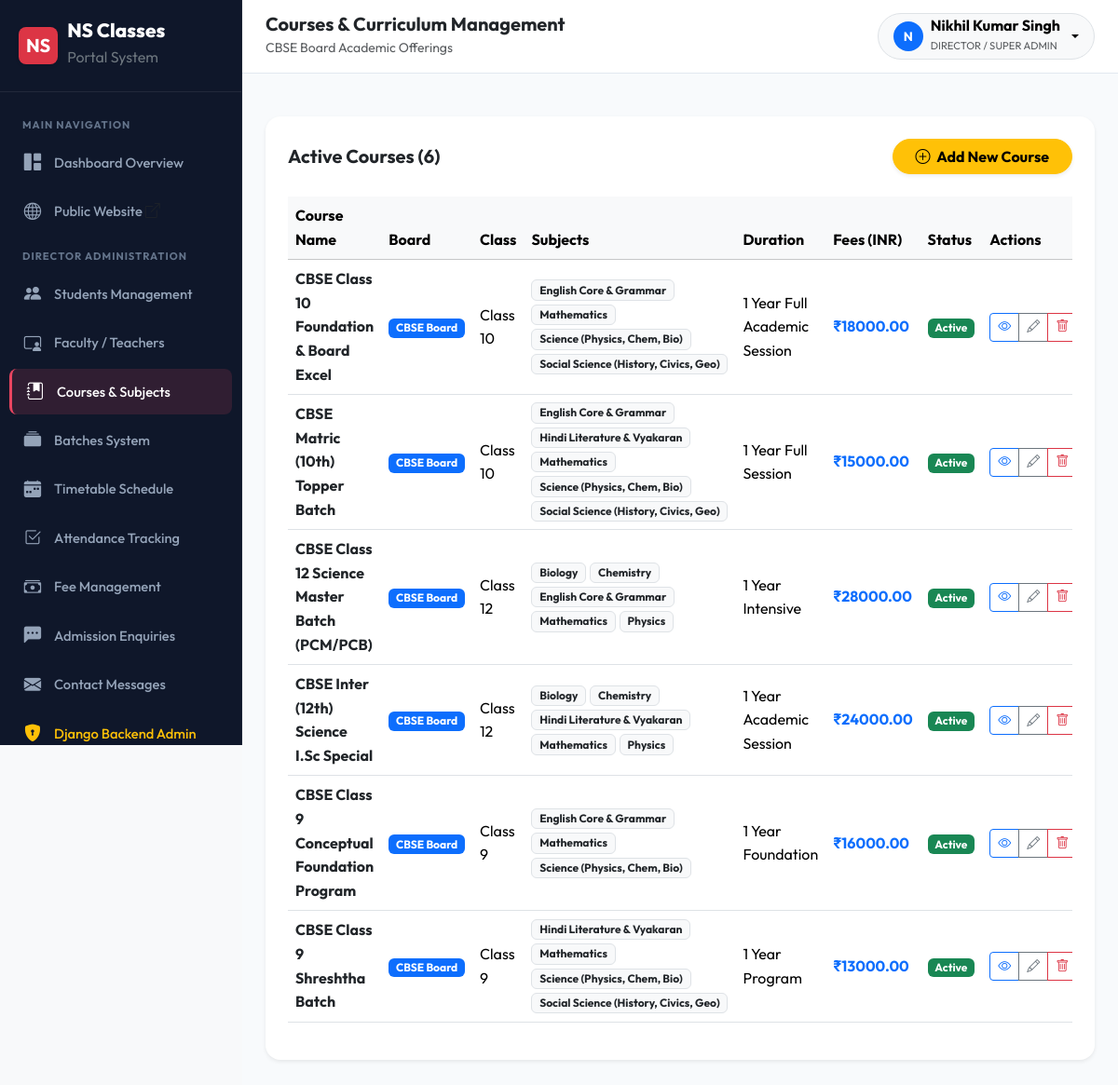
/manage-courses/manage/ (signed in), run on the app's committed database.
### courses/models.py (models this page shows, shortened)
class Course(models.Model):
    BOARD_CHOICES = [
        ('CBSE', 'CBSE Board'),
    ]
    CLASS_CHOICES = [(str(i), f'Class {i}') for i in range(6, 13)]
    name = models.CharField(max_length=200)
    description = models.TextField()
    board = models.CharField(max_length=10, choices=BOARD_CHOICES)
    class_level = models.CharField(max_length=5, choices=CLASS_CHOICES, verbose_name='Class')
    subjects = models.ManyToManyField(Subject, related_name='courses')
    duration = models.CharField(max_length=50, help_text='e.g. 1 Year, 6 Months')
    fees = models.DecimalField(max_digits=10, decimal_places=2, help_text='Course fee in INR')
    image = models.ImageField(upload_to='courses/', blank=True, null=True)
    is_active = models.BooleanField(default=True)
    created_at = models.DateTimeField(auto_now_add=True)
    updated_at = models.DateTimeField(auto_now=True)
    class Meta:
        ordering = ['board', 'class_level', 'name']
        verbose_name = 'Course'
        verbose_name_plural = 'Courses'

class Subject(models.Model):
    name = models.CharField(max_length=100)
    code = models.CharField(max_length=10, unique=True)
    description = models.TextField(blank=True)
    icon = models.CharField(max_length=50, blank=True, help_text='Bootstrap icon class e.g. bi-calculator')
    class Meta:
        ordering = ['name']

### courses/views.py (the view)
# urls.py: path('manage/', views.course_manage_list, name='manage_list'),
@login_required
def course_manage_list(request):
    if not is_admin(request.user):
        messages.error(request, "Permission denied.")
        return redirect('dashboard:home')
    courses = Course.objects.prefetch_related('subjects').all()
    subjects = Subject.objects.all()
    return render(request, 'courses/course_manage_list.html', {
        'courses': courses,
        'subjects': subjects,
    })

### courses/views.py (called while the page is built)
def is_admin(user):
    return user.is_superuser or (hasattr(user, 'profile') and user.profile.role == 'admin')

### templates/courses/course_manage_list.html (shortened to what this page needs)
{% extends 'base_dashboard.html' %}
{% load static %}
{% block page_title %}Courses & Curriculum Management{% endblock %}
{% block page_subtitle %}CBSE Board Academic Offerings{% endblock %}
{% block dashboard_body %}
<div class="card border-0 shadow-sm rounded-4 p-4 bg-white mb-4">
    <div class="d-flex justify-content-between align-items-center mb-4">
        <h5 class="fw-bold mb-0">Active Courses ({{ courses.count }})</h5>
        <a href="{% url 'courses:create' %}" class="btn btn-warning fw-bold rounded-pill px-4 shadow-sm">
            <i class="bi bi-plus-circle me-1"></i> Add New Course
        </a>
    </div>
    <div class="table-responsive">
        <table class="table table-hover align-middle">
            <thead class="table-light">
                <tr>
                    <th>Course Name</th>
                    <th>Board</th>
                    <th>Class</th>
                    <th>Subjects</th>
                    <th>Duration</th>
                    <th>Fees (INR)</th>
                    <th>Status</th>
                    <th>Actions</th>
                </tr>
            </thead>
            <tbody>
                {% for c in courses %}
                    <tr>
                        <td class="fw-bold text-dark">{{ c.name }}</td>
                        <td>
                            <span class="badge {% if c.board == 'CBSE' %}bg-primary{% else %}bg-success{% endif %}">
                                {{ c.get_board_display }}
                            </span>
                        </td>
                        <td>Class {{ c.class_level }}</td>
                        <td>
                            <div class="d-flex flex-wrap gap-1">
                                {% for sub in c.subjects.all %}
                                    <span class="badge bg-light text-dark border small">{{ sub.name }}</span>
                                {% endfor %}
                            </div>
                        </td>
                        <td>{{ c.duration }}</td>
                        <td class="fw-bold text-primary">₹{{ c.fees }}</td>
                        <td>
                            {% if c.is_active %}
                                <span class="badge bg-success">Active</span>
                            {% else %}
                                <span class="badge bg-secondary">Inactive</span>
                            {% endif %}
                        </td>
                        <td>
                            <div class="btn-group btn-group-sm">
                                <a href="{% url 'website:course_detail' c.pk %}" class="btn btn-outline-primary" target="_blank" title="View Public"><i class="bi bi-eye"></i></a>
                                <a href="{% url 'courses:update' c.pk %}" class="btn btn-outline-secondary" title="Edit"><i class="bi bi-pencil"></i></a>
                                <a href="{% url 'courses:delete' c.pk %}" class="btn btn-outline-danger" title="Delete"><i class="bi bi-trash"></i></a>
                            </div>
                        </td>
                    </tr>
                {% empty %}
                    <tr><td colspan="8" class="text-center text-muted py-5">No courses created yet.</td></tr>
                {% endfor %}
            </tbody>
        </table>
    </div>
</div>
{% endblock %}

### templates/base_dashboard.html (shortened to what this page needs)
{% load static %}
<!DOCTYPE html>
<html lang="en">
<head>
    <link href="https://cdn.jsdelivr.net/npm/bootstrap@5.3.3/dist/css/bootstrap.min.css" rel="stylesheet">
    <link rel="stylesheet" href="https://cdn.jsdelivr.net/npm/bootstrap-icons@1.11.3/font/bootstrap-icons.min.css">
    <link rel="stylesheet" href="{% static 'css/style.css' %}">
</head>
<body class="bg-light">
    <div class="dashboard-wrapper">
        <aside class="dashboard-sidebar" id="dashboardSidebar">
            <div class="sidebar-brand">
                <span class="d-inline-flex align-items-center justify-content-center bg-danger text-white rounded-3 px-2 py-1 fs-5 fw-bold shadow-sm">NS</span>
                <div>
                    <div class="lh-1">{{ SITE_NAME }}</div>
                    <small class="text-secondary fs-6 fw-normal">Portal System</small>
                </div>
            </div>
            <ul class="sidebar-menu">
                <li class="sidebar-heading">Main Navigation</li>
                <li>
                    <a href="{% url 'dashboard:home' %}" class="sidebar-link {% if 'dashboard' in request.path and not 'direct' in request.path %}active{% endif %}">
                        <i class="bi bi-grid-1x2-fill"></i>
                        <span>Dashboard Overview</span>
                    </a>
                </li>
                <li>
                    <a href="{% url 'website:home' %}" class="sidebar-link" target="_blank">
                        <i class="bi bi-globe"></i>
                        <span>Public Website <i class="bi bi-box-arrow-up-right fs-6 text-muted"></i></span>
                    </a>
                </li>
                {% if user.is_superuser or user.profile.role == 'admin' %}
                    <li class="sidebar-heading">Director Administration</li>
                    <li>
                        <a href="{% url 'students:list' %}" class="sidebar-link {% if 'students' in request.path %}active{% endif %}">
                            <i class="bi bi-people-fill"></i>
                            <span>Students Management</span>
                        </a>
                    </li>
                    <li>
                        <a href="{% url 'teachers:list' %}" class="sidebar-link {% if 'manage-teachers' in request.path %}active{% endif %}">
                            <i class="bi bi-person-video3"></i>
                            <span>Faculty / Teachers</span>
                        </a>
                    </li>
                    <li>
                        <a href="{% url 'courses:manage_list' %}" class="sidebar-link {% if 'manage-courses' in request.path %}active{% endif %}">
                            <i class="bi bi-journal-bookmark-fill"></i>
                            <span>Courses & Subjects</span>
                        </a>
                    </li>
                    <li>
                        <a href="{% url 'batches:list' %}" class="sidebar-link {% if 'batches' in request.path %}active{% endif %}">
                            <i class="bi bi-collection-fill"></i>
                            <span>Batches System</span>
                        </a>
                    </li>
                    <li>
                        <a href="{% url 'timetable:index' %}" class="sidebar-link {% if 'timetable' in request.path %}active{% endif %}">
                            <i class="bi bi-calendar-week-fill"></i>
                            <span>Timetable Schedule</span>
                        </a>
                    </li>
                    <li>
                        <a href="{% url 'attendance:mark' %}" class="sidebar-link {% if 'attendance' in request.path %}active{% endif %}">
                            <i class="bi bi-check2-square"></i>
                            <span>Attendance Tracking</span>
                        </a>
                    </li>
                    <li>
                        <a href="{% url 'fees:list' %}" class="sidebar-link {% if 'fees' in request.path %}active{% endif %}">
                            <i class="bi bi-cash-stack"></i>
                            <span>Fee Management</span>
                        </a>
                    </li>
                    <li>
                        <a href="{% url 'enquiries:list' %}" class="sidebar-link {% if 'enquiries' in request.path and not 'messages' in request.path %}active{% endif %}">
                            <i class="bi bi-chat-left-dots-fill"></i>
                            <span>Admission Enquiries</span>
                        </a>
                    </li>
                    <li>
                        <a href="{% url 'enquiries:messages' %}" class="sidebar-link {% if 'messages' in request.path %}active{% endif %}">
                            <i class="bi bi-envelope-fill"></i>
                            <span>Contact Messages</span>
                        </a>
                    </li>
                    <li>
                        <a href="/django-admin/" target="_blank" class="sidebar-link text-warning">
                            <i class="bi bi-shield-lock-fill"></i>
                            <span>Django Backend Admin</span>
                        </a>
                    </li>
                {% endif %}
            </ul>
        </aside>
        <div class="dashboard-main">
            <header class="dashboard-topbar">
                <div class="d-flex align-items-center gap-3">
                    <div>
                        <h5 class="mb-0 fw-bold text-dark">{% block page_title %}Dashboard{% endblock %}</h5>
                        <small class="text-muted">{% block page_subtitle %}NS Classes Coaching Institute{% endblock %}</small>
                    </div>
                </div>
                <div class="d-flex align-items-center gap-3">
                    <div class="dropdown">
                        <button class="btn btn-light rounded-pill border d-flex align-items-center gap-2 px-3 py-1 dropdown-toggle" type="button" data-bs-toggle="dropdown">
                            <div class="bg-primary text-white rounded-circle d-flex align-items-center justify-content-center" style="width: 32px; height: 32px; font-weight: 700; font-size: 0.85rem;">
                                {{ user.first_name|default:user.username|make_list|first|upper }}
                            </div>
                            <div class="text-start d-none d-sm-block">
                                <div class="fw-bold fs-6 lh-1">{{ user.get_full_name|default:user.username }}</div>
                                <small class="text-muted text-uppercase" style="font-size: 0.7rem;">
                                    {% if user.is_superuser %}Director / Super Admin
                                    {% elif user.profile.role == 'teacher' %}Faculty Teacher
                                    {% else %}Student{% endif %}
                                </small>
                            </div>
                        </button>
                    </div>
                </div>
            </header>
            <div class="px-4 pt-3">
            </div>
            <div class="dashboard-content">
                {% block dashboard_body %}{% endblock %}
            </div>
        </div>
    </div>
</body>
</html>

### static/css/style.css (style rules this page uses)
:root { --primary-color: #0f3460; --primary-hover: #16213e; --primary-gradient: linear-gradient(135deg, #1a1a2e 0%, #16213e 50%, #0f3460 100%); --accent-color: #e94560; --accent-hover: #d63447; --accent-gradient: linear-gradient(135deg, #ff416c 0%, #ff4b2b 100%); --secondary-color: #533483; --gold-accent: #f9a826; --gold-gradient: linear-gradient(135deg, #f9a826 0%, #f68a1f 100%); --cbse-color: #0077b6; --bihar-color: #2b9348; --dark-bg: #0f172a; --dark-surface: #1e293b; --dark-card: #334155; --light-bg: #f8fafc; --light-surface: #ffffff; --light-border: #e2e8f0; --text-main: #1e293b; --text-muted: #64748b; --text-light: #f8fafc; --shadow-sm: 0 1px 3px rgba(0,0,0,0.08), 0 1px 2px rgba(0,0,0,0.05); --shadow-md: 0 4px 12px rgba(15, 52, 96, 0.08), 0 2px 4px rgba(0,0,0,0.04); --shadow-lg: 0 12px 30px rgba(15, 52, 96, 0.12), 0 4px 8px rgba(0,0,0,0.06); --shadow-hover: 0 20px 40px rgba(15, 52, 96, 0.18), 0 8px 16px rgba(0,0,0,0.08); --transition: all 0.3s cubic-bezier(0.25, 0.8, 0.25, 1); --radius-sm: 8px; --radius-md: 12px; --radius-lg: 18px; }
body { font-family: 'Outfit', 'Inter', -apple-system, BlinkMacSystemFont, 'Segoe UI', Roboto, sans-serif; color: var(--text-main); background-color: var(--light-bg); overflow-x: hidden; line-height: 1.6; }
.dashboard-wrapper { display: flex; min-height: 100vh; }
.dashboard-sidebar { width: 260px; background: #0f172a; color: #e2e8f0; flex-shrink: 0; display: flex; flex-direction: column; border-right: 1px solid rgba(255,255,255,0.06); position: sticky; top: 0; height: 100vh; overflow-y: auto; z-index: 1000; transition: var(--transition); }
.sidebar-brand { padding: 22px 20px; font-size: 1.3rem; font-weight: 800; color: #ffffff; border-bottom: 1px solid rgba(255,255,255,0.08); display: flex; align-items: center; gap: 10px; }
.sidebar-menu { list-style: none; padding: 15px 10px; margin: 0; flex-grow: 1; }
.sidebar-heading { font-size: 0.7rem; font-weight: 700; text-transform: uppercase; color: #64748b; padding: 12px 14px 6px; letter-spacing: 1px; }
.sidebar-link { display: flex; align-items: center; gap: 12px; padding: 10px 14px; color: #94a3b8; text-decoration: none; font-weight: 500; font-size: 0.92rem; border-radius: var(--radius-sm); transition: var(--transition); margin-bottom: 3px; }
.sidebar-link:hover, .sidebar-link.active { color: #ffffff; background: rgba(233, 69, 96, 0.15); border-left: 3px solid var(--accent-color); }
.sidebar-link i { font-size: 1.15rem; width: 22px; text-align: center; }
.dashboard-main { flex-grow: 1; background: #f8fafc; display: flex; flex-direction: column; min-width: 0; }
.dashboard-topbar { background: #ffffff; border-bottom: 1px solid var(--light-border); padding: 14px 25px; display: flex; align-items: center; justify-content: space-between; }
.dashboard-content { padding: 30px 25px; flex-grow: 1; }

### data on the page
Course: name "CBSE Class 10 Foundation & Board Excel", board "CBSE Board", class_level "10", duration "1 Year Full Academic Session", fees "18000.00", is_active "Active"
Subject: name "English Core & Grammar"
Subject: name "Mathematics"
Subject: name "Science (Physics, Chem, Bio)"
Subject: name "Social Science (History, Civics, Geo)"
Course: name "CBSE Matric (10th) Topper Batch", board "CBSE Board", class_level "10", duration "1 Year Full Session", fees "15000.00", is_active "Active"
Subject: name "Hindi Literature & Vyakaran"
Course: name "CBSE Class 12 Science Master Batch (PCM/PCB)", board "CBSE Board", class_level "12", duration "1 Year Intensive", fees "28000.00", is_active "Active"
Subject: name "Biology"
Subject: name "Chemistry"
Subject: name "Physics"
Course: name "CBSE Inter (12th) Science I.Sc Special", board "CBSE Board", class_level "12", duration "1 Year Academic Session", fees "24000.00", is_active "Active"
Course: name "CBSE Class 9 Conceptual Foundation Program", board "CBSE Board", class_level "9", duration "1 Year Foundation", fees "16000.00", is_active "Active"
Course: name "CBSE Class 9 Shreshtha Batch", board "CBSE Board", class_level "9", duration "1 Year Program", fees "13000.00", is_active "Active"

### other printed values
{{ SITE_NAME }} "NS Classes"
{{ user.first_name|default:user.username|make_list|first|upper }} "N"
{{ user.get_full_name|default:user.username }} "Nikhil Kumar Singh"
{{ courses.count }} "6"
